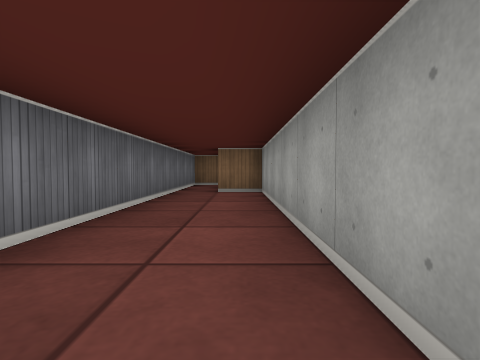
view 1 (above)

22 first-person views from a walk through a cub3D maze. The camera is about half as high as the walls, tilts 2° down and sees 80° across. The floor is counted in squares. Each view is taken from the middle of a square. On the plan, view 1 faces up. The plan holds only what a view shows up to about 9 squares ahead; the rest is blank. The place goes on beyond the plan.

view 2
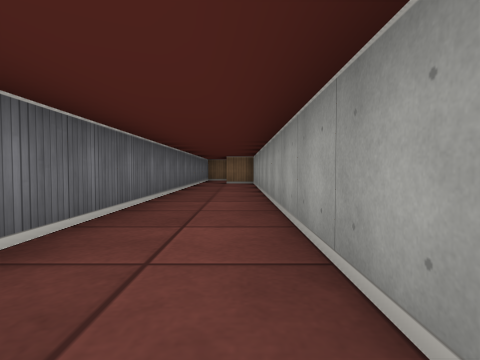

view 3
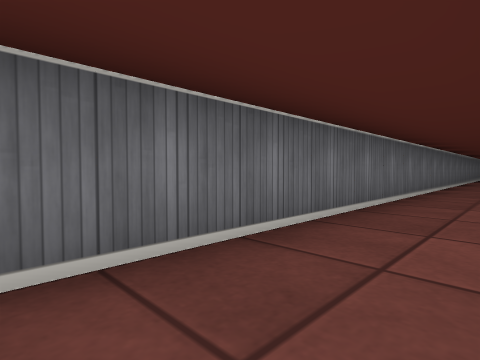

view 4
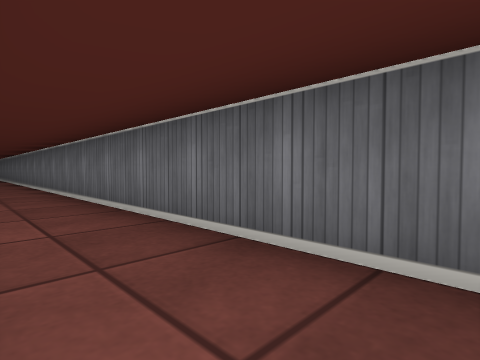

view 5
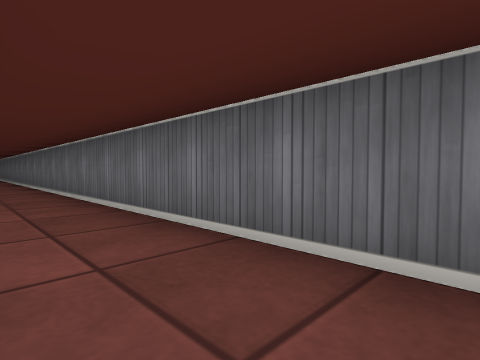

view 6
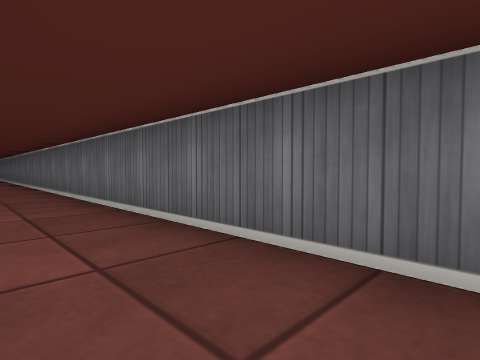

view 7
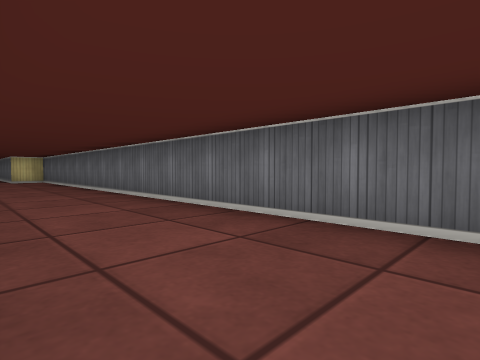

view 8
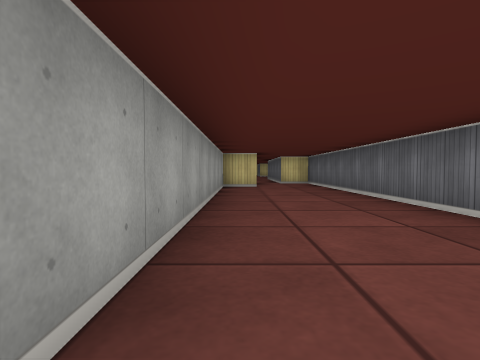

view 9
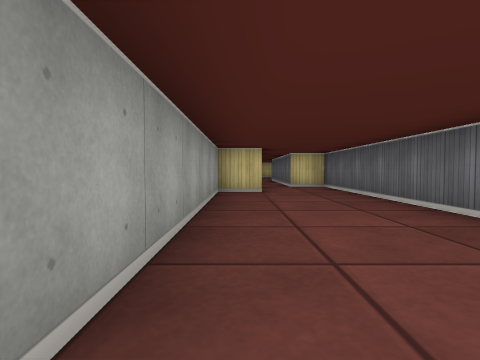

view 10
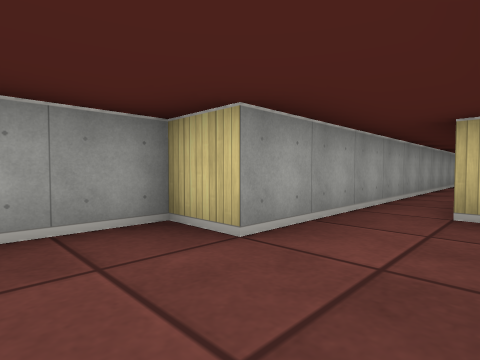

view 11
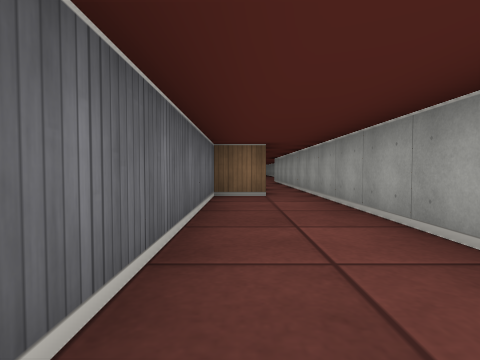

view 12
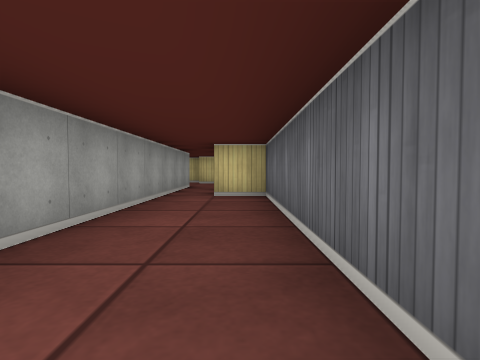

view 13
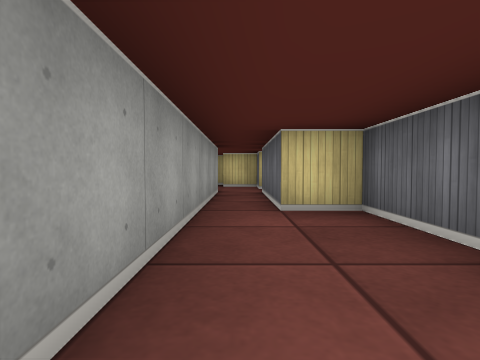

view 14
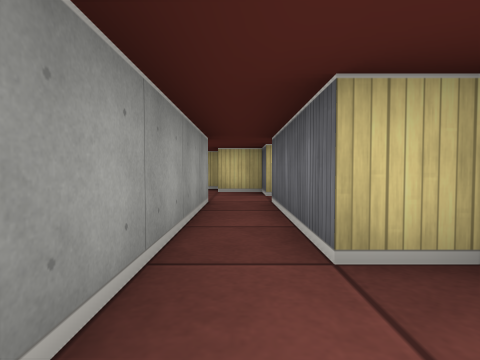

view 15
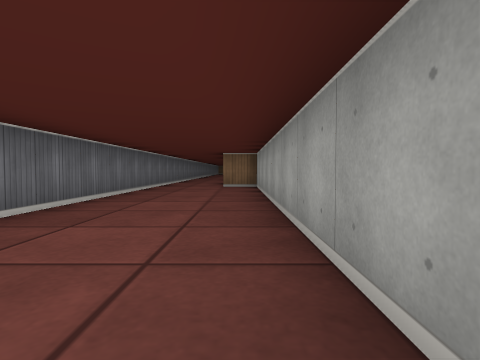

view 16
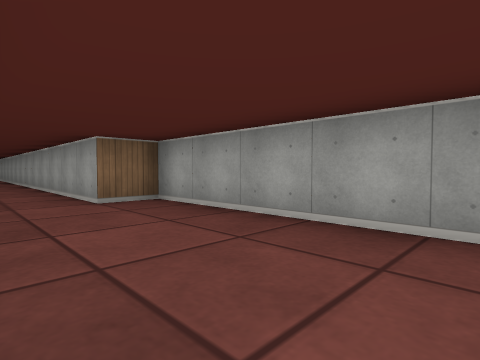

view 17
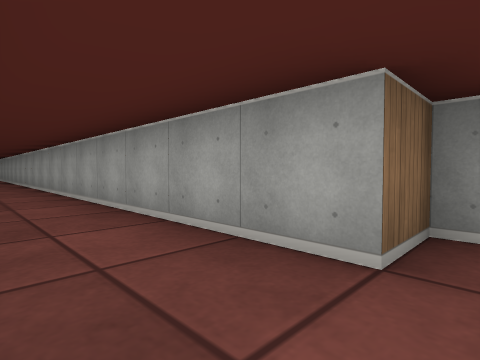

view 18
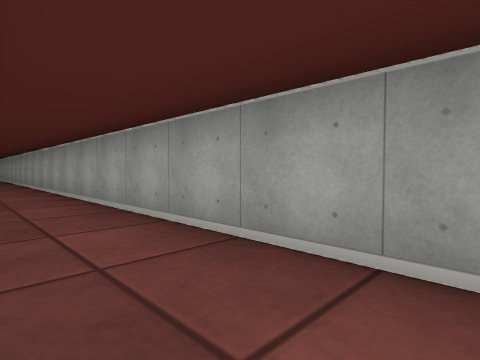

view 19
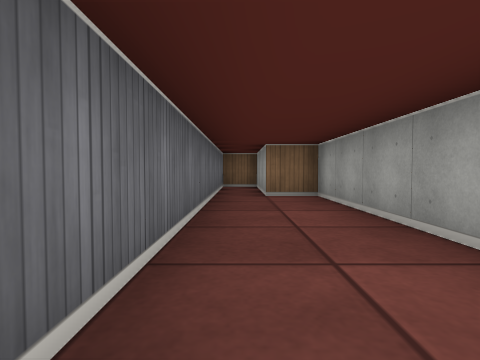

view 20
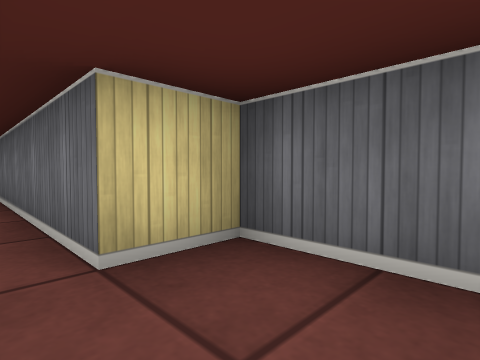

view 21
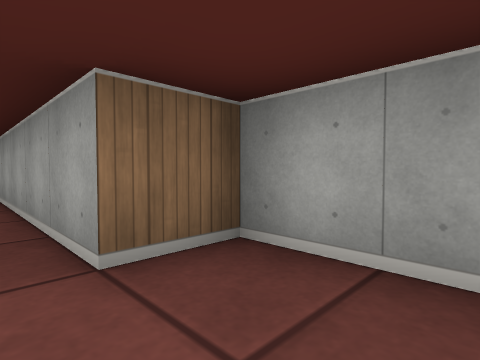

view 22
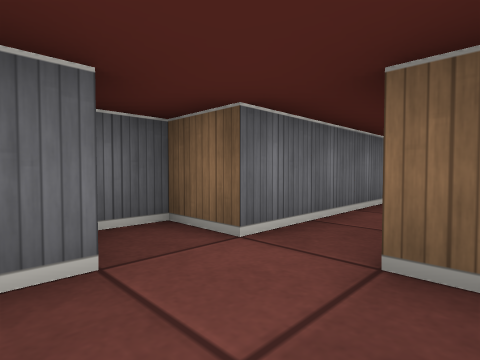

### Floor plan
Ten units are one square. View 1 is at (0, 0); x grows to the right and y downward. Boxes are objects, and circles mark ways between rooms. Rooms are numbered by the first view taken in them; rooms with no view inside come last. Other rooms are left out.
<svg viewBox="-20 -100 40 600">
<path fill="none" stroke="#000" d="M5 335 5 315 15 315 15 155 5 155 5 -65 -5 -65 -5 -95 -15 -95 -15 335 -5 335M-5 385 -15 385 -15 445 -5 445M5 445 5 335M-5 335 -5 379M-5 484 -5 495 5 495M15 490 15 475 5 475 5 445M-5 445 -5 475 -15 475 -15 482"/>
<circle cx="0" cy="340" r="3" fill="#2a7"/>
<circle cx="0" cy="440" r="3" fill="#2a7"/>
<text x="0" y="140">1</text>
<text x="0" y="400">2</text>
<text x="0" y="480">3</text>
</svg>
Room 1 opens to room 2. Room 2 opens to room 3.

Where each view was taken, in squares from view 1:
view 1: 0 up, 0 right, facing up
view 2: 4 down, 0 right, facing up
view 3: 8 down, 0 right, facing up-left
view 4: 5 down, 0 right, facing down-left
view 5: 8 down, 0 right, facing down-left
view 6: 14 down, 0 right, facing down-left
view 7: 20 down, 1 right, facing down-left
view 8: 23 down, 1 right, facing down
view 9: 25 down, 1 right, facing down
view 10: 30 down, 1 left, facing down-right
view 11: 44 down, 1 left, facing up
view 12: 39 down, 1 left, facing down
view 13: 41 down, 0 right, facing down
view 14: 43 down, 0 right, facing down
view 15: 24 down, 1 right, facing up
view 16: 20 down, 1 left, facing up-right
view 17: 16 down, 1 left, facing up-right
view 18: 12 down, 1 left, facing up-right
view 19: 1 up, 1 left, facing up
view 20: 32 down, 0 right, facing down-left
view 21: 49 down, 0 right, facing up-right
view 22: 49 down, 1 right, facing up-left
